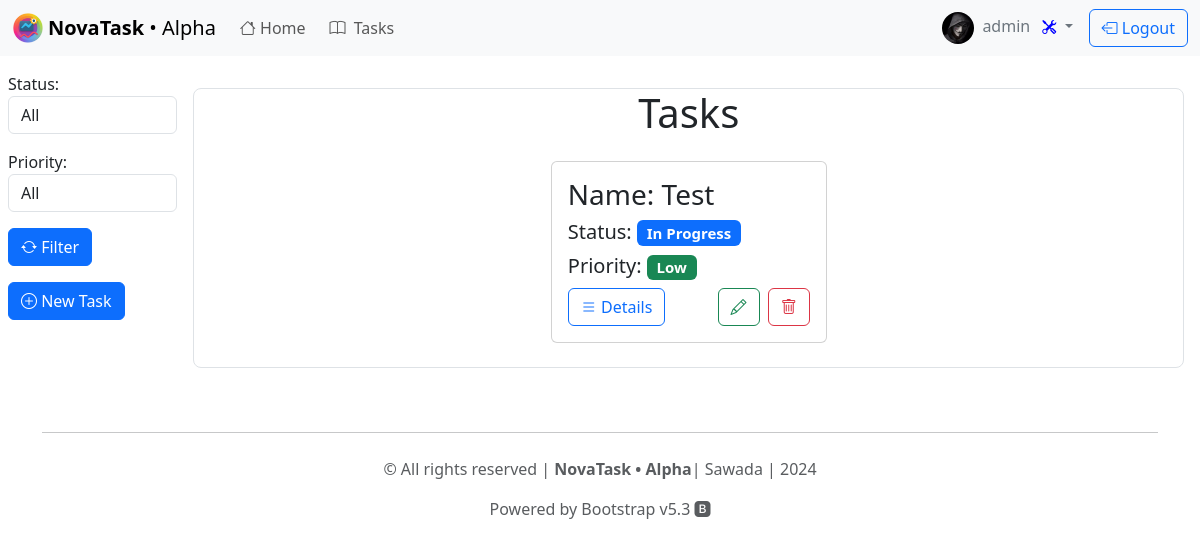
Before: /tasks/ (signed in) with the older database file.
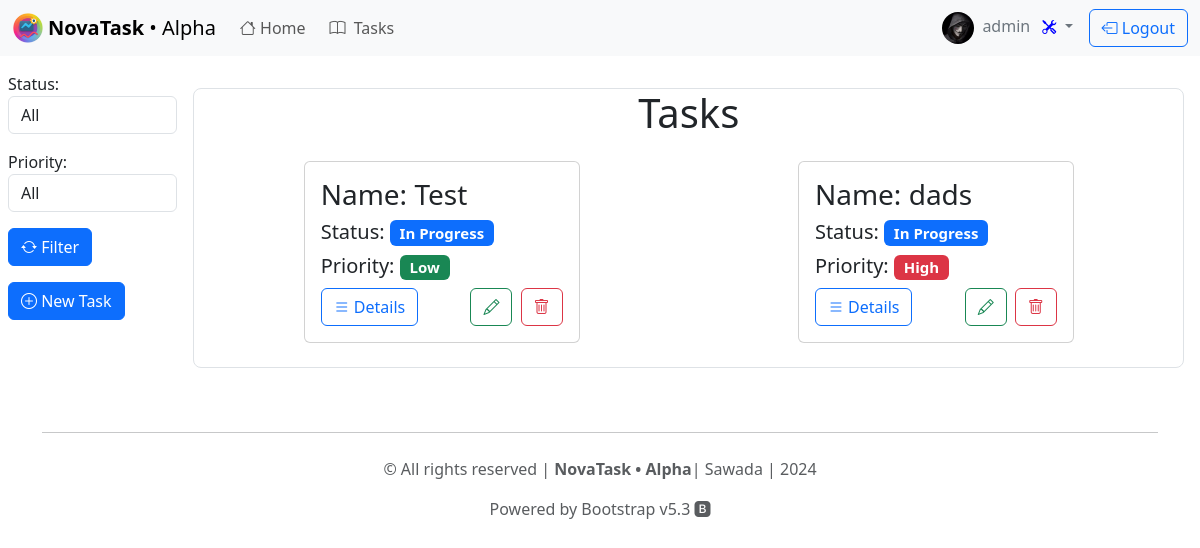
After: the same page with the newer database file.
### app/models.py (models this page shows, shortened)
class Task(models.Model):
    name = models.CharField(max_length = 50)
    description = models.TextField()
    status = models.CharField(max_length = 12, choices = [
        ("_in_progress", 'In Progress'), ("_done", "Done"), ("_expired", "Expired")
    ])
    priority = models.CharField(max_length = 6, choices = [
        ("_low", "Low"), ("_mid", "Middle"), ("_high", "High")
    ])
    deadline = models.DateTimeField()
    user = models.ForeignKey(User, on_delete = models.CASCADE)
    image = models.ImageField(upload_to = "tasks-media/", blank = True, null = True)
    media = models.FileField(upload_to = "tasks-media/", blank = True, null = True)

### app/views.py (the view)
# urls.py: path("tasks/", TaskList.as_view(), name = "task-list"),
class TaskList(ListView):
    model = Task
    template_name = 'app/task_list.html'
    context_object_name = "tasks"
    def get_queryset(self):
        queryset = super().get_queryset()
        status = self.request.GET.get("status")
        priority = self.request.GET.get("priority")
        if status:
            queryset = queryset.filter(status = status)
        if priority:
            queryset = queryset.filter(priority = priority)
        return queryset
    def get_context_data(self, **kwargs):
        context =  super().get_context_data(**kwargs)
        context["filter_form"] = TaskFilterForm(self.request.GET)
        context["current_user"] = self.request.user
        return context

### app/forms.py
class TaskFilterForm(forms.Form):
    status_choices = [
        ("", "All"),
        ("_in_progress", 'In Progress'),
        ("_done", "Done"),
        ("_expired", "Expired")
    ]
    priority_choices = [
        ("", "All"),
        ("_low", "Low"),
        ("_mid", "Middle"),
        ("_high", "High")
    ]
    status = forms.ChoiceField(choices = status_choices, required = False, label = "Status",  widget = forms.Select(attrs={'class': 'form-control'}))
    priority = forms.ChoiceField(choices = priority_choices, required = False, label = "Priority", widget = forms.Select(attrs={'class': 'form-control'}))

### app/templates/app/task_list.html (shortened to what this page needs)
{% extends "app/base.html" %}
{% block content %}
<div class="d-flex justify-content-between align-items-start mt-3 ms-2">
    <form method="GET" class="filter-form">
        {{ filter_form.as_p }}
        <button class="btn btn-primary mb-3" type="submit"> <i class="bi bi-arrow-repeat"></i> Filter</button>
        <a class="btn btn-primary" href="/tasks/create/"> <i class="bi bi-plus-circle"></i> New Task</a>
    </form>
    <div class="ms-3 me-3 mt-3 list-container container-sm border rounded-3">
        <h1 class="text-center mb-4">Tasks</h1>
        <div class="row">
            {% for task in tasks %}
                <div class="col-md-auto col-lg-auto ms-auto me-auto">
                    <div class="card mb-4 overflow-auto" style="max-height: 400px;">
                        <div class="card-body">
                            <h3>Name: {{ task.name }}</h3>
                            {% if task.status == "_in_progress" %}
                                <h5>Status: <span class="badge text-bg-primary">In Progress</span></h5>
                            {% elif task.status == "_done" %}
                                <h5>Status: <span class="badge text-bg-success">Done</span></h5>
                            {% elif task.status == "_expired" %}
                                <h5>Status: <span class="badge text-bg-danger">Expired</span></h5>
                            {% endif %}
                            {% if task.priority == "_low" %}
                                <h5>Priority: <span class="badge text-bg-success">Low</span></h5>
                            {% elif task.priority == "_mid" %}
                                <h5>Priority: <span class="badge text-bg-warning">Middle</span></h5>
                            {% elif task.priority == "_high" %}
                                <h5>Priority: <span class="badge text-bg-danger">High</span></h5>
                            {% endif %}
                            <a class="me-5 btn btn-outline-primary" href="{% url 'task-detail' task.pk %}">
                                <i class="bi bi-list"></i> Details
                            </a>
                            {% if  task.user == current_user or user.is_superuser %}
                                <a class="me-1 btn btn-outline-success" href="{% url 'task-update' task.pk %}">
                                    <i class="bi bi-pencil"></i>
                                </a>
                                <a class="btn btn-outline-danger" href="{% url 'task-delete' task.pk %}">
                                    <i class="bi bi-trash"></i>
                                </a>
                            {% endif %}
                        </div>
                    </div>
                </div>
            {% endfor %}
        </div>
    </div>
</div>
{% endblock content %}

### app/templates/app/base.html (shortened to what this page needs)
<!DOCTYPE html>
{% load static %}
<html>
    <head>
        <link rel="stylesheet" href="https://cdn.jsdelivr.net/npm/bootstrap-icons@1.11.3/font/bootstrap-icons.min.css">
        <link href="https://cdn.jsdelivr.net/npm/bootstrap@5.3.3/dist/css/bootstrap.min.css" rel="stylesheet">
    </head>
    <body>
        {% include "app/navbar.html" %}
        {%block content%}{% endblock %}
        {% include "app/footer.html" %}
    </body>
</html>

### app/templates/app/navbar.html (shortened to what this page needs)
{% load static %}
<nav class="navbar navbar-expand-lg bg-body-tertiary">
  <div class="container-fluid">
    <img href = '/' src="{% static "image/icon.png" %}" alt="Project Icon" width="32" height="32">
    <a class="navbar-brand ms-1" href="/"><b>NovaTask</b> • Alpha</a>
    <div class="collapse navbar-collapse" id="navbarSupportedContent">
      <ul class="navbar-nav me-auto mb-1 mb-lg-0">
        <li class="nav-item me-2">
          <a class="nav-link" aria-current="page" href="/"><i class="bi bi-house"></i> Home</a>
        </li>
        <li class="nav-item">
          <a class="nav-link" href="/tasks/"><i class="bi bi-book me-1"></i> Tasks</a>
        </li>
      </ul>
      {% if user.is_authenticated %}
        <div class="nav-item dropdown align-items-center ms-auto d-flex">
          <a class="nav-link dropdown-toggle me-2 text-secondary" role="button" data-bs-toggle="dropdown" aria-expanded="false">
            {% if user.profile.profile_picture %}
              <img class= "rounded-5 me-1" src="{{ user.profile.profile_picture.url }}" alt="Profile Picture" width="32" height="32">
            {% else %}
              <img class="rounded-5 me-1" src="{% static "best-profile-picture.jpg" %}" alt="avatar" width="32" height="32" />
            {% endif %}
            {% if user.is_superuser %}
              {{ user.first_name }} {{ user.last_name }} <i style = "color : Blue" class="ms-2 small bi bi-tools"></i>
            {% else %}
              {{ user.first_name }} {{ user.last_name }}
            {% endif %}
          </a>
          <a class="btn btn-outline-primary ms-2" href="/logout/"><i class="bi bi-box-arrow-left"></i> Logout</a>
        </div>
      {% else %}
        <div class = 'nav-item align-middle ms-auto end-0'>
          <a class = 'btn btn-primary' href="/login/"><i class="bi bi-box-arrow-in-right"></i> Login</a>
          <a class = 'btn btn-outline-primary' href="/signup/"><i class="bi bi-box-arrow-in-right"></i> Sign Up</a>
        </div>
      {% endif %}
    </div>
  </div>
</nav>

### app/templates/app/footer.html
<div class="container">
    <footer class="py-3 my-4">
      <hr class="my-4">
      <p class="text-center text-body-secondary">&copy; All rights reserved |<b> NovaTask • Alpha</b>| Sawada | 2024</p>
      <p class="text-center text-body-secondary">Powered by Bootstrap v5.3 <i class="bi bi-bootstrap-fill"></i></p>
    </footer>
  </div>

Changed rows visible on the page:
added Task: name "dads", shows "Status:", status "In Progress", shows "Priority:", priority "High"
